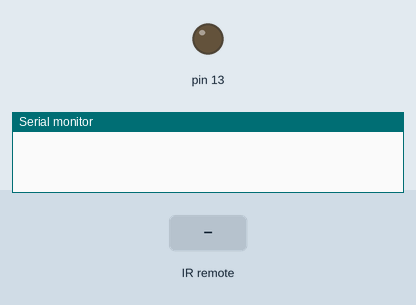
The sketch below on a simulated Arduino Uno, built with avr-gcc and run on an emulated ATmega328P. Shown: output pins drawn as LEDs (lit = HIGH), the last lines printed to the serial monitor. The inputs (shaded band) are chosen by the test bench.

Above: at 1.2 s.
1.3 s: infrared code 0xFFA25D received
At 2.4 s:
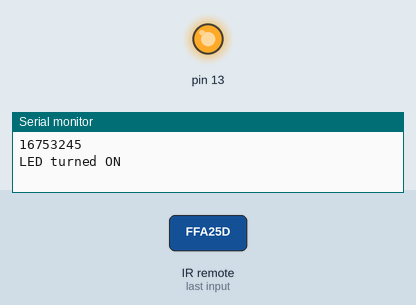
2.8 s: infrared code 0xFF629D received
At 3.6 s:
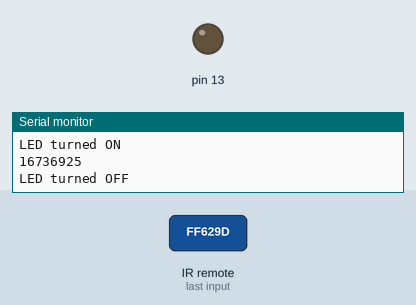
Timing chart, 0 to 5.8 s (numbered marks = the images above; inputs shaded):
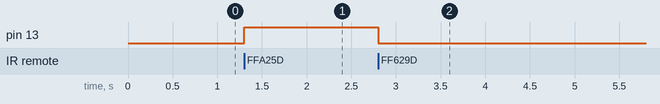

Measured:
- after the input at 1.3 s, pin 13: LOW → HIGH at once
- after the input at 2.8 s, pin 13: HIGH → LOW at once

The sketch:

2._IR_Remote_Code.ino
```cpp
/*
 *  Created by RoboticSchools
 *  Robotics and Coding always fun when we're doing with our hands.
 *  " Welcome to the Roboteer's World "
 *
 *  TURNING LED ON & OFF USING IR REMOTE
 */

#include <IRremote.h>

int IR_Recv = 2; //IR Receiver Pin 2
IRrecv irrecv(IR_Recv);
decode_results results;

void setup()
{
  pinMode(13, OUTPUT);
  Serial.begin(9600); //starts serial communication
  irrecv.enableIRIn(); // Starts the receiver
}

void loop()
{
  if (irrecv.decode(&results))
  {
    long int decCode = results.value;
    Serial.println(decCode);

    if (results.value == 16753245) //Select button
    {
      digitalWrite(13, HIGH);
      Serial.println("LED turned ON");
    }
    if (results.value == 16736925) //Power button
    {
      digitalWrite(13, LOW);
      Serial.println("LED turned OFF");
    }
    irrecv.resume();
  }
}
```
